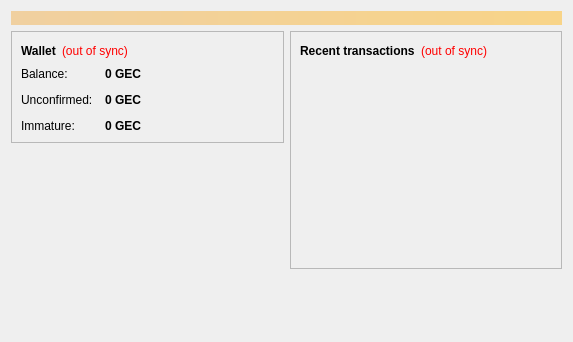
<?xml version="1.0" encoding="UTF-8"?>
<ui version="4.0">
 <class>OverviewPage</class>
 <widget class="QWidget" name="OverviewPage">
  <property name="geometry">
   <rect>
    <x>0</x>
    <y>0</y>
    <width>573</width>
    <height>342</height>
   </rect>
  </property>
  <property name="windowTitle">
   <string>Form</string>
  </property>
  <layout class="QVBoxLayout" name="topLayout">
   <item>
    <widget class="QLabel" name="labelAlerts">
     <property name="visible">
      <bool>false</bool>
     </property>
     <property name="styleSheet">
      <string notr="true">background-color: qlineargradient(x1: 0, y1: 0, x2: 1, y2: 0, stop:0 #F0D0A0, stop:1 #F8D488); color:#000000;</string>
     </property>
     <property name="wordWrap">
      <bool>true</bool>
     </property>
     <property name="margin">
      <number>3</number>
     </property>
    </widget>
   </item>
   <item>
    <layout class="QHBoxLayout" name="horizontalLayout" stretch="1,1">
     <item>
      <layout class="QVBoxLayout" name="verticalLayout_2">
       <item>
        <widget class="QFrame" name="frame">
         <property name="frameShape">
          <enum>QFrame::StyledPanel</enum>
         </property>
         <property name="frameShadow">
          <enum>QFrame::Raised</enum>
         </property>
         <layout class="QVBoxLayout" name="verticalLayout_4">
          <item>
           <layout class="QHBoxLayout" name="horizontalLayout_4">
            <item>
             <widget class="QLabel" name="label_5">
              <property name="font">
               <font>
                <weight>75</weight>
                <bold>true</bold>
               </font>
              </property>
              <property name="text">
               <string>Wallet</string>
              </property>
             </widget>
            </item>
            <item>
             <widget class="QLabel" name="labelWalletStatus">
              <property name="toolTip">
               <string>The displayed information may be out of date. Your wallet automatically synchronizes with the Gytecoin network after a connection is established, but this process has not completed yet.</string>
              </property>
              <property name="styleSheet">
               <string notr="true">QLabel { color: red; }</string>
              </property>
              <property name="text">
               <string notr="true">(out of sync)</string>
              </property>
              <property name="alignment">
               <set>Qt::AlignLeading|Qt::AlignLeft|Qt::AlignVCenter</set>
              </property>
             </widget>
            </item>
            <item>
             <spacer name="horizontalSpacer_2">
              <property name="orientation">
               <enum>Qt::Horizontal</enum>
              </property>
              <property name="sizeHint" stdset="0">
               <size>
                <width>40</width>
                <height>20</height>
               </size>
              </property>
             </spacer>
            </item>
           </layout>
          </item>
          <item>
           <layout class="QFormLayout" name="formLayout_2">
            <property name="fieldGrowthPolicy">
             <enum>QFormLayout::AllNonFixedFieldsGrow</enum>
            </property>
            <property name="horizontalSpacing">
             <number>12</number>
            </property>
            <property name="verticalSpacing">
             <number>12</number>
            </property>
            <item row="0" column="0">
             <widget class="QLabel" name="label">
              <property name="text">
               <string>Balance:</string>
              </property>
             </widget>
            </item>
            <item row="0" column="1">
             <widget class="QLabel" name="labelBalance">
              <property name="font">
               <font>
                <weight>75</weight>
                <bold>true</bold>
               </font>
              </property>
              <property name="cursor">
               <cursorShape>IBeamCursor</cursorShape>
              </property>
              <property name="toolTip">
               <string>Your current balance</string>
              </property>
              <property name="text">
               <string notr="true">0 GEC</string>
              </property>
              <property name="textInteractionFlags">
               <set>Qt::LinksAccessibleByMouse|Qt::TextSelectableByKeyboard|Qt::TextSelectableByMouse</set>
              </property>
             </widget>
            </item>
            <item row="1" column="0">
             <widget class="QLabel" name="label_3">
              <property name="text">
               <string>Unconfirmed:</string>
              </property>
             </widget>
            </item>
            <item row="1" column="1">
             <widget class="QLabel" name="labelUnconfirmed">
              <property name="font">
               <font>
                <weight>75</weight>
                <bold>true</bold>
               </font>
              </property>
              <property name="cursor">
               <cursorShape>IBeamCursor</cursorShape>
              </property>
              <property name="toolTip">
               <string>Total of transactions that have yet to be confirmed, and do not yet count toward the current balance</string>
              </property>
              <property name="text">
               <string notr="true">0 GEC</string>
              </property>
              <property name="textInteractionFlags">
               <set>Qt::LinksAccessibleByMouse|Qt::TextSelectableByKeyboard|Qt::TextSelectableByMouse</set>
              </property>
             </widget>
            </item>
            <item row="2" column="0">
             <widget class="QLabel" name="labelImmatureText">
              <property name="text">
               <string>Immature:</string>
              </property>
             </widget>
            </item>
            <item row="2" column="1">
             <widget class="QLabel" name="labelImmature">
              <property name="font">
               <font>
                <weight>75</weight>
                <bold>true</bold>
               </font>
              </property>
              <property name="toolTip">
               <string>Mined balance that has not yet matured</string>
              </property>
              <property name="text">
               <string notr="true">0 GEC</string>
              </property>
              <property name="textInteractionFlags">
               <set>Qt::LinksAccessibleByMouse|Qt::TextSelectableByKeyboard|Qt::TextSelectableByMouse</set>
              </property>
             </widget>
            </item>
           </layout>
          </item>
         </layout>
        </widget>
       </item>
       <item>
        <spacer name="verticalSpacer">
         <property name="orientation">
          <enum>Qt::Vertical</enum>
         </property>
         <property name="sizeHint" stdset="0">
          <size>
           <width>20</width>
           <height>40</height>
          </size>
         </property>
        </spacer>
       </item>
      </layout>
     </item>
     <item>
      <layout class="QVBoxLayout" name="verticalLayout_3">
       <item>
        <widget class="QFrame" name="frame_2">
         <property name="frameShape">
          <enum>QFrame::StyledPanel</enum>
         </property>
         <property name="frameShadow">
          <enum>QFrame::Raised</enum>
         </property>
         <layout class="QVBoxLayout" name="verticalLayout">
          <item>
           <layout class="QHBoxLayout" name="horizontalLayout_2">
            <item>
             <widget class="QLabel" name="label_4">
              <property name="text">
               <string>&lt;b&gt;Recent transactions&lt;/b&gt;</string>
              </property>
             </widget>
            </item>
            <item>
             <widget class="QLabel" name="labelTransactionsStatus">
              <property name="toolTip">
               <string>The displayed information may be out of date. Your wallet automatically synchronizes with the Gytecoin network after a connection is established, but this process has not completed yet.</string>
              </property>
              <property name="styleSheet">
               <string notr="true">QLabel { color: red; }</string>
              </property>
              <property name="text">
               <string notr="true">(out of sync)</string>
              </property>
              <property name="alignment">
               <set>Qt::AlignRight|Qt::AlignTrailing|Qt::AlignVCenter</set>
              </property>
             </widget>
            </item>
            <item>
             <spacer name="horizontalSpacer">
              <property name="orientation">
               <enum>Qt::Horizontal</enum>
              </property>
              <property name="sizeHint" stdset="0">
               <size>
                <width>40</width>
                <height>20</height>
               </size>
              </property>
             </spacer>
            </item>
           </layout>
          </item>
          <item>
           <widget class="QListView" name="listTransactions">
            <property name="styleSheet">
             <string notr="true">QListView { background: transparent; }</string>
            </property>
            <property name="frameShape">
             <enum>QFrame::NoFrame</enum>
            </property>
            <property name="verticalScrollBarPolicy">
             <enum>Qt::ScrollBarAlwaysOff</enum>
            </property>
            <property name="horizontalScrollBarPolicy">
             <enum>Qt::ScrollBarAlwaysOff</enum>
            </property>
            <property name="selectionMode">
             <enum>QAbstractItemView::NoSelection</enum>
            </property>
           </widget>
          </item>
         </layout>
        </widget>
       </item>
       <item>
        <spacer name="verticalSpacer_2">
         <property name="orientation">
          <enum>Qt::Vertical</enum>
         </property>
         <property name="sizeHint" stdset="0">
          <size>
           <width>20</width>
           <height>40</height>
          </size>
         </property>
        </spacer>
       </item>
      </layout>
     </item>
    </layout>
   </item>
  </layout>
 </widget>
 <resources/>
 <connections/>
</ui>
